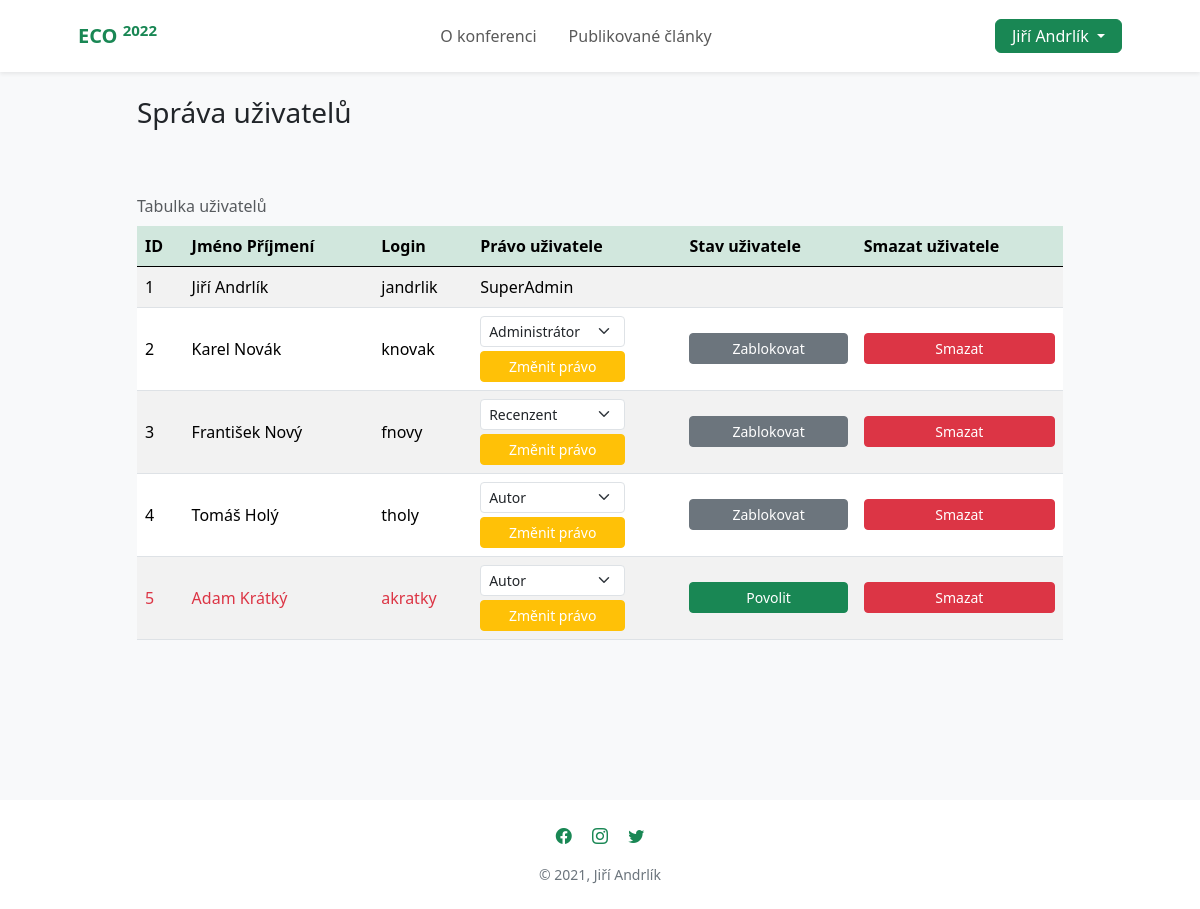
Page /index.php?page=sprava_uzivatelu (signed in) on the earlier database version.
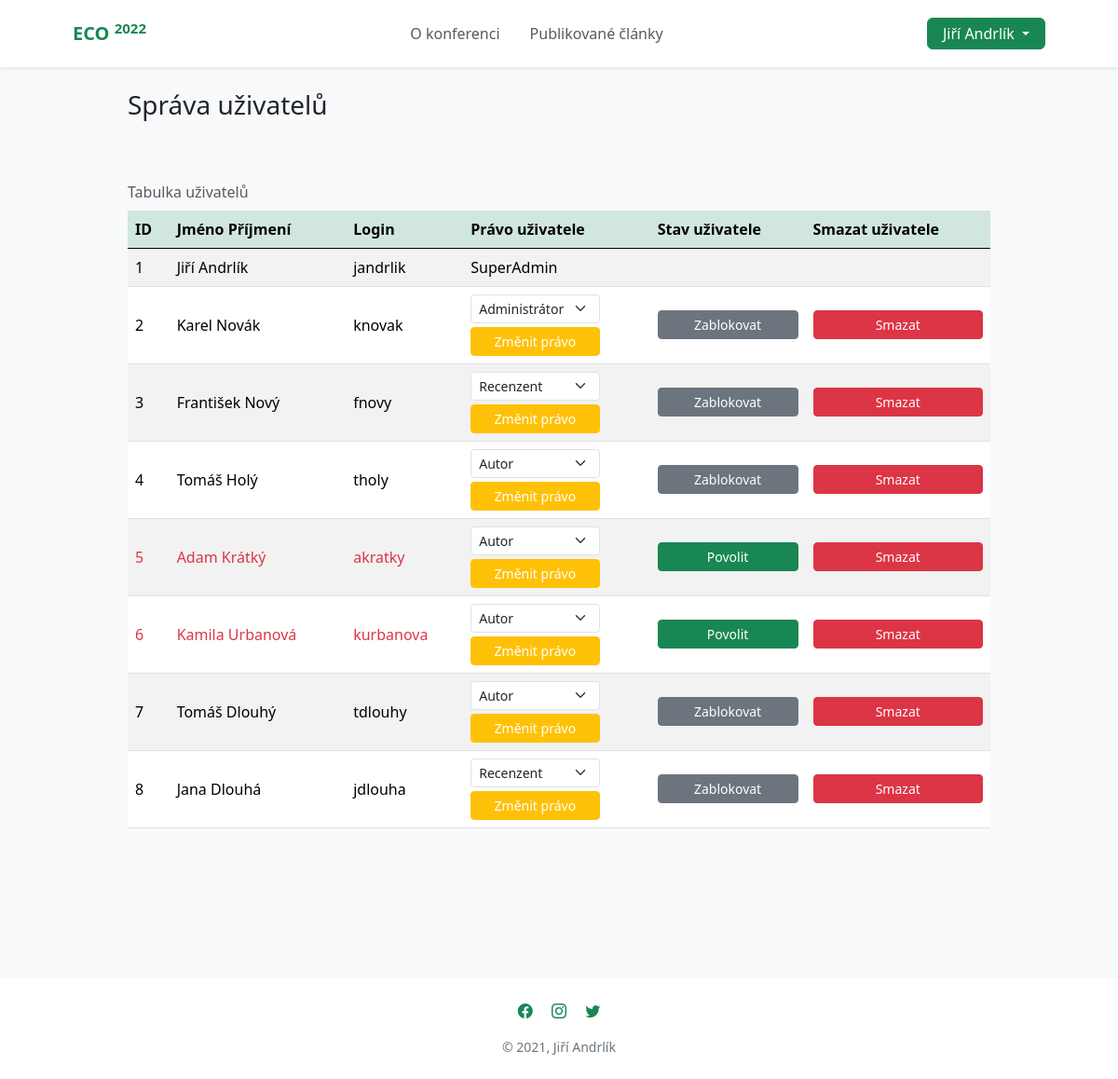
Same page on the later database version.
### tables this page shows
CREATE TABLE IF NOT EXISTS `jandrlik_uzivatele` (
  `id_uzivatel` INT NOT NULL AUTO_INCREMENT,
  `id_pravo` INT NOT NULL,
  `jmeno` VARCHAR(35) NOT NULL,
  `prijmeni` VARCHAR(35) NOT NULL,
  `login` VARCHAR(30) NOT NULL,
  `heslo` VARCHAR(200) NOT NULL,
  `email` VARCHAR(35) NOT NULL,
  `povolen` INT NOT NULL,
  PRIMARY KEY (`id_uzivatel`),
  INDEX `fk_jandrlik_uzivatele_jandrlik_prava_idx` (`id_pravo` ASC) ,
  UNIQUE INDEX `login_UNIQUE` (`login` ASC) ,
  CONSTRAINT `fk_jandrlik_uzivatele_jandrlik_prava`
    FOREIGN KEY (`id_pravo`)
    REFERENCES `jandrlik_prava` (`id_pravo`)
    ON DELETE NO ACTION
    ON UPDATE NO ACTION);

### app/ApplicationStart.class.php (called while the page is built, shortened)
<?php
class ApplicationStart
{
    public function appStart()
    {
        if (isset($_GET['page']) && array_key_exists($_GET['page'], WEB_PAGES)) {
            $pageKey = $_GET['page'];
        } else {
            $pageKey = DEFAULT_WEB_PAGE_KEY;
        }
        $pageInfo = WEB_PAGES[$pageKey];
        $controller = new $pageInfo["controller_class_name"];
        $tplData = $controller->show($pageInfo["title"]);
        $view = new $pageInfo["view_class_name"];
        $view->printTemplate($tplData, $pageInfo["template_type"]);
    }
}

### index.php (called while the page is built, shortened)
<?php
require_once("classAutoloader.inc.php");
$app = new ApplicationStart();
$app->appStart();

### app/models/Database.class.php (called while the page is built, shortened)
<?php
class Database
{
    private static $dbConnection;
    private $pdo;
    private function __construct()
    {
        try {
            $this->pdo = new PDO("mysql:host=".DB_SERVER."; dbname=".DB_NAME."", DB_USER, DB_PASSWORD);
            $this->pdo->exec("SET NAMES UTF8");
        } catch (PDOException $e) {
            print "Error!: " . $e->getMessage() . "<br/>";
            die();
        }
    }
    public static function getDBConnection(): Database
    {
        if (self::$dbConnection == null) {
            self::$dbConnection = new Database();
        }
        return self::$dbConnection;
    }
    private function executeQuery(string $query)
    {
        try {
            $result = $this->pdo->query($query);
            return $result;
        } catch (PDOException $e) {
            echo $e->getMessage();
            return null;
        }
    }
    public function selectFromTable($tableName, $columnsNames = "*", $whereStatement="", $orderByStatement=""):array
    {
        $query = "SELECT $columnsNames FROM $tableName"
            .((empty($whereStatement)) ? "" : " WHERE $whereStatement")
            .((empty($orderByStatement)) ? "" : " ORDER BY $orderByStatement");
        $result = $this->executeQuery($query);
        return $result->fetchAll(PDO::FETCH_ASSOC);
    }
    public function getAllUsers()
    {
        return $this->selectFromTable(TABLE_UZIVATELE, "*", "", "id_uzivatel");
    }
    public function getUserByID($id_uzivatel)
    {
        $user = $this->selectFromTable(TABLE_UZIVATELE, "*","id_uzivatel='$id_uzivatel'", "");
        if (empty($user)) {
            return null;
        } else {
            return $user[0];
        }
    }
}

### app/controllers/UserManagementController.class.php (called while the page is built, shortened)
<?php
class UserManagementController extends AController
{
    public function show(string $pageTitle): array
    {
        $tplData = [];
        if ($this->login->isUserLoggedIn()) {
            $tplData['isUserLoggedIn'] = true;
            $tplData['userData'] = $this->login->getLoggedUserData();
            $tplData['userRight'] = $this->db->getRightByID($tplData['userData']['id_pravo']);
        } else {
            $tplData['isUserLoggedIn'] = false;
        }
        $tplData['allUsers'] = $this->db->getAllUsers();
        $tplData['title'] = $pageTitle;
        return $tplData;
    }
}

### app/controllers/AController.class.php (called while the page is built, shortened)
<?php
abstract class AController implements IController
{
    public function __construct()
    {
        $this->db = Database::getDBConnection();
    }
}

### classAutoloader.inc.php (called while the page is built, shortened)
<?php
spl_autoload_register(function ($className) {
    $className = str_replace(BASE_NAMESPACE_NAME, BASE_APP_DIR_NAME, $className);
    $fileName = dirname(__FILE__)."\\".$className;
});
?>

### app/models/Login.class.php (called while the page is built, shortened)
<?php
class Login
{
    private $db;
    private $session;
    public function __construct()
    {
        $this->session = Session::getSession();
        $this->db = Database::getDBConnection();
    }
    public function isUserLoggedIn()
    {
        return $this->session->isSessionSet(self::SESSION_KEY);
    }
    public function getLoggedUserData()
    {
        if ($this->isUserLoggedIn()) {
            $userId = $this->session->readSession(self::SESSION_KEY);
            if ($userId == null) {
                echo "SERVER ERROR: Data prihlaseneho uzivatele nenalezena, a proto byl uživatel odhlášen";
                $this->logout();
                return null;
            } else {
                $userData = $this->db->getUserByID($userId);
                if (empty($userData)) {
                    echo "ERROR: Data přihlášeného uživatele se nenachází v DB, a proto byl uživatel odhlášen.";
                    $this->logout();
                    return null;
                } else {
                    return $userData;
                }
            }
        } else {
            return null;
        }
    }
}

### app/views/UserManagementTemplate.tpl.php (the view, shortened to what this page needs)
<?php
global $tplData;
if ($tplData['isUserLoggedIn'] == false) {
    echo "<br><br><div class='alert alert-warning text-center mt-5' role='alert'>Spravovat uživatele může jen přihlášený uživatel.</div>";
} else if ($tplData['isUserLoggedIn'] == true && $tplData['userData']['id_pravo'] > 2) {
    echo "<br><br><div class='alert alert-warning text-center mt-5' role='alert'>Spravovat uživatele může jen přihlášený uživatel s pravem alespoň Admin.</div>";
} else {
    ?>
    <section class="bg-light py-5">
        <div class="container py-5">
            <div class="row mb-5 justify-content-center">
                <div class="col-lg-10">
                    <h3 class="text-dark"><?php echo $tplData['title'] ?> </h3>
                </div>
            </div>
            <div class="row mb-5 justify-content-center">
                <div class="col-lg-10">
                    <div class="table-responsive">
                        <table class="table table-striped table-hover caption-top align-middle ">
                            <caption>Tabulka uživatelů</caption>
                            <thead class="table-success border-0">
                            <th>ID</th>
                            <th>Jméno Příjmení</th>
                            <th>Login</th>
                            <th>Právo uživatele</th>
                            <th>Stav uživatele</th>
                            <th>Smazat uživatele</th>
                            </thead>
                            <?php
                            $users = $tplData['allUsers'];
                            foreach ($users as $user) {
                                $tableRows = "
                                <tr>
                                    <td". ($user['povolen'] == '0' ? ' class="text-danger"' : '') .">$user[id_uzivatel]</td>
                                    <td". ($user['povolen'] == '0' ? ' class="text-danger"' : '') .">$user[jmeno] $user[prijmeni]</td>
                                    <td". ($user['povolen'] == '0' ? ' class="text-danger"' : '') .">$user[login]</td>
                                    ";
                                if ($tplData['userData']['id_pravo'] < $user['id_pravo']) {
                                    $tableRows .= "<td><form action='' method='post'>
                                            <select class='form-select form-select-sm w-75' name = 'pravo' >";
                                                if ($tplData['userData']['id_pravo'] == 1) {
                                                    $tableRows .= "<option value = '2'" . ($user['id_pravo'] == '2' ? ' selected' : '') . ">Administrátor </option >";
                                                }
                                    $tableRows .= "
                                                <option value = 3" . ($user['id_pravo'] == '3' ? ' selected' : '') . ">Recenzent </option >
                                                <option value = 4" . ($user['id_pravo'] == '4' ? ' selected' : '') . ">Autor </option >
                                             </select >
                                             <input type='hidden' value='$user[id_uzivatel]' name='zmena_prava_id_uzivatel'>
                                             <button type='submit' class='mt-1 btn btn-warning  text-white btn-sm py-1 w-75' value='change'>Změnit právo</button>
                                        </form>
                                        </td>";
                                    $tableRows .=  "<td class=''>
                                            <form action='' method='post'>";
                                            if ($user['povolen'] == 1) {
                                                $tableRows .= "
                                                <input type='hidden' name='stav_id_uzivatel' value='$user[id_uzivatel]'>
                                                <input type='hidden' name='povolen' value='0'>
                                                <button type='submit' class='btn btn-secondary btn-sm text-white py-1 w-100'>Zablokovat</button>
                                                ";
                                            } else {
                                                $tableRows .= "
                                                <input type='hidden' name='stav_id_uzivatel' value='$user[id_uzivatel]'>
                                                <input type='hidden' name='povolen' value='1'>
                                                <button type='submit' class='btn btn-success btn-sm text-white py-1 w-100'>Povolit</button>
                                                ";
                                            }
                                    $tableRows .= "</form></td>";
                                    $tableRows .= "<td>
                                            <form action='' method='post'>
                                                <input type='hidden' name='smazat_id_uzivatel' value='$user[id_uzivatel]'>
                                                <button type='submit' class='btn btn-danger btn-sm text-white py-1 w-100'>Smazat</button>
                                            </form>
                                        </td>";
                                } else {
                                    switch ($user['id_pravo']) {
                                        case 1:
                                            $tableRows .= "<td>SuperAdmin</td>";
                                            break;
                                    }
                                    $tableRows .= "<td></td><td></td>";
                                }
                                $tableRows .= "</tr>";
                                echo $tableRows;
                            }
                            ?>
                        </table>
                    </div>
                </div>
            </div>
        </div>
    </section>
    <?php
}

### app/views/TemplateBasics.class.php (shortened to what this page needs)
<?php
class TemplateBasics implements IView
{
    public function printTemplate(array $templateData, string $pageType = self::PAGE_INTRODUCTION)
    {
        $this->getHTMLHead($templateData['title']);
        $this->getHTMLNav($templateData);
        $tplData = $templateData;
        require_once($pageType);
        $this->getHTMLFooter();
    }
    private function getHTMLHead(string $pageTitle)
    {
        ?>
        <!DOCTYPE html>
        <html lang="cs">
        <head>
            <link rel="stylesheet" href="node_modules/bootstrap/dist/css/bootstrap.css">
            <link rel="stylesheet" href="node_modules/bootstrap-icons/font/bootstrap-icons.css">
            <link rel="stylesheet" type="text/css" href="public/css/styly.css">
        </head>
        <?php
    }
private function getHTMLNav(array $tplData)
{
    ?>
<body data-bs-spy="scroll" data-bs-target="#navigace">
    <nav id="navigace" class="navbar navbar-expand-lg navbar-light bg-white fixed-top py-3 shadow-sm">
        <div class="container px-5">
                <span class="navbar-brand text-success fw-bold">
                    ECO <sup>2022</sup>
                </span>
            <div class="collapse navbar-collapse" id="navbarTogglerDemo02">
                <ul class="navbar-nav m-auto ">
                    <?php
                    foreach (WEB_PAGES as $key => $pageInfo) {
                        if ($key == "uvod" or $key == "publikovane_clanky") {
                            echo "<li class='nav-item me-3'>
                                        <a class='nav-link' href='index.php?page=$key'>$pageInfo[title]</a>
                                      </li>";
                        }
                    }
                    ?>
                </ul>
                <?php
                if ($tplData['isUserLoggedIn'] == false) {
                    foreach (WEB_PAGES as $key => $pageInfo) {
                        if ($key == "login") {
                            echo "<a class='btn btn-success px-3 py-1 me-2' href='index.php?page=$key'>$pageInfo[title]</a>";
                        } else if ($key == "registrace") {
                            echo "<a class='btn btn-outline-success px-3 py-1' href='index.php?page=$key'>$pageInfo[title]</a>";
                        }
                    }
                } else {
                    ?>
                    <div class="dropdown">
                        <button class="btn btn-success dropdown-toggle px-3 py-1" type="button" id="dropdownMenuButton1"
                                data-bs-toggle="dropdown" aria-expanded="false">
                            <?php echo $tplData['userData']['jmeno'] . " " . $tplData['userData']['prijmeni'] ?>
                        </button>
                    </div>
                    <?php
                }
                ?>
            </div>
        </div>
    </nav>
    <?php
}
    private function getHTMLFooter()
    {
        ?>
        <footer class="pt-4 pb-2 bg-white bg-gradient">
            <div class="container px-5 text-center">
                <div class="pb-3">
                    <a href="https://www.facebook.com/" target="_blank" class="text-decoration-none text-success me-3">
                        <i
                                class="bi bi-facebook"></i> </a>
                    <a href="https://www.instagram.com/" target="_blank" class="text-decoration-none text-success me-3">
                        <i
                                class="bi bi-instagram"></i> </a>
                    <a href="https://www.twitter.com/" target="_blank" class="text-decoration-none text-success "> <i
                                class="bi bi-twitter"></i> </a>
                </div>
                <div class="small text-secondary">
                    <p>&copy; 2021, Jiří Andrlík</p>
                </div>
            </div>
        </footer>
        </body>
        </html>
        <?php
    }
}

### public/css/styly.css (style rules this page uses)
body { position: relative; }
section { position: relative; }

Differences in the rows shown:
added jandrlik_uzivatele: id_uzivatel "6", jmeno "Kamila", prijmeni "Urbanová", login "kurbanova", pravo "Autor", povolen 0 (drawn)
added jandrlik_uzivatele: id_uzivatel "7", jmeno "Tomáš", prijmeni "Dlouhý", login "tdlouhy", pravo "Autor"
added jandrlik_uzivatele: id_uzivatel "8", jmeno "Jana", prijmeni "Dlouhá", login "jdlouha", pravo "Recenzent"
